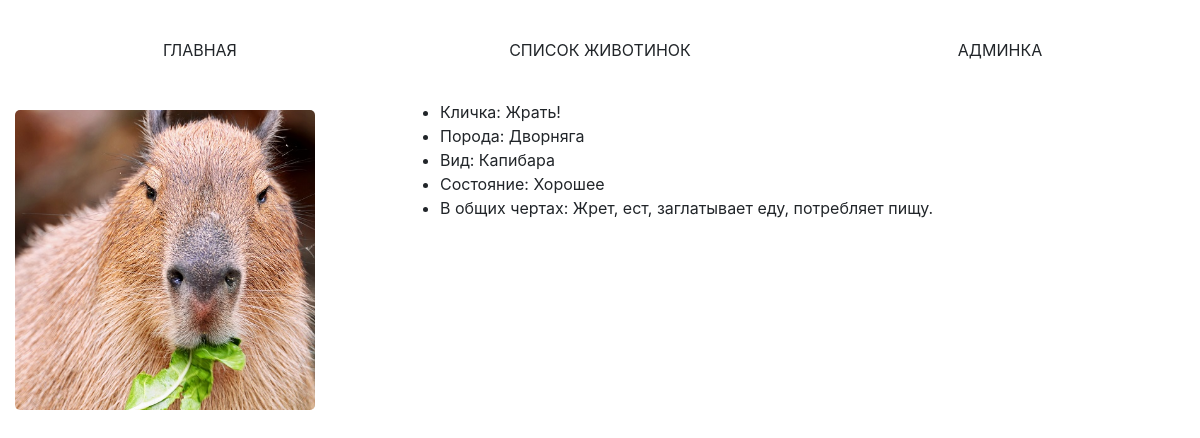
Screenshot of /pet/4d036a4aca25430f9fe827bc9490b2e8/ with the database file from the repository.
### pet/models.py (models this page shows, shortened)
class Pet(models.Model):
    CONDITION = [
            (10, 'Хорошее'),
            (20, 'Удовлетворительное'),
            (30, 'Плохое'),
    ]
    id = models.UUIDField(default=uuid.uuid4, primary_key=True)
    name = models.CharField(max_length=100,
            verbose_name="Кличка")
    breed = models.ForeignKey(AnimalBreed, on_delete=models.CASCADE,
            verbose_name="Вид и порода")
    description = models.TextField(
            verbose_name="Описание")
    coming_date = models.DateField(default=datetime.date.today,
            verbose_name="Дата поступления")
    condition = models.IntegerField(choices=CONDITION,
            verbose_name="Состояние животного")
    photo = models.ImageField(upload_to='pets_photo', blank=True,
            verbose_name="Фото животного")

class AnimalBreed(models.Model):
    id = models.UUIDField(primary_key=True, default=uuid.uuid4)
    name = models.CharField(max_length=256,
            verbose_name="Порода")
    kind = models.ForeignKey(AnimalKind, on_delete=models.CASCADE,
            verbose_name="Вид")

class AnimalKind(models.Model):
    id = models.UUIDField(primary_key=True, default=uuid.uuid4)
    name = models.CharField(max_length=256,
            verbose_name="Вид животного")
    def __str__(self):
        return self.name

### pet/views.py (the view)
# urls.py: path('pet/<str:pk>/', ViewPet.as_view()),
class ViewPet(DetailView):
    template_name = 'pet_detail.html'
    model = Pet

### templates/pet_detail.html (shortened to what this page needs)
{% extends 'base.html' %}
{% block content %}
<div class="main-content">
    <div class="col-lg-4">
         <img height="400" width="400"
              src="{{ object.photo.url }}" alt="" class="fit">
    </div>
    <div>
        <ul>
            <li>Кличка: {{object.name}}</li>
            <li>Порода: {{object.breed.name}}</li>
            <li>Вид: {{object.breed.kind}}</li>
            <li>Состояние: {{object.get_condition_display}}</li>
            <li>В общих чертах: {{object.description}}</li>
        </ul>
    </div>
</div>
{% endblock %}

### static/css/styles.css (style rules this page uses)
.main-content { display: flex; flex-wrap: wrap; }
img.fit { margin: 10px 10px 10px 0px; width: 300px; height: 300px; border-radius:5px; object-fit:cover; }

### rows the page displays
Pet: photo (picture), name "Жрать!", breed.name "Дворняга", breed.kind "Капибара", condition "Хорошее", description "Жрет, ест, заглатывает еду, потребляет пищу."
